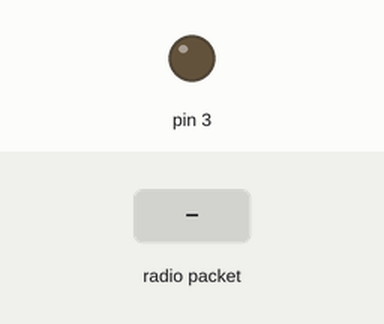
Simulated run of this sketch. Board: Arduino Uno, built with avr-gcc and run on an emulated ATmega328P. On the bench: output pins drawn as LEDs (lit = HIGH). The test bench sets the inputs (shaded band). No radio packets arrive unless stated.

Above: at 1.2 s.
1.3 s: radio packet "1" arrives
At 2.3 s:
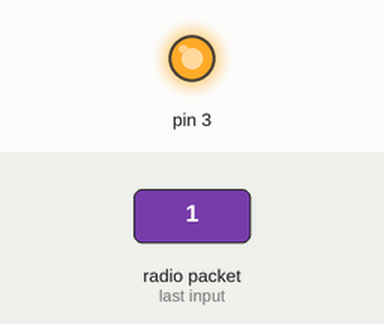
2.8 s: radio packet "0" arrives
At 3.4 s:
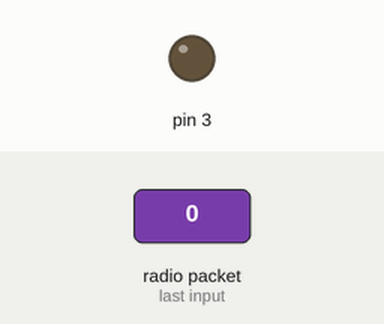
Timing chart, 0 to 5.8 s (numbered marks = the images above; inputs shaded):
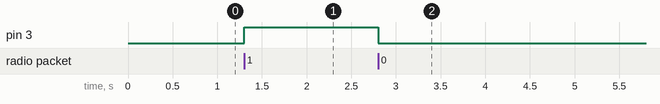

Measured:
- after the input at 1.3 s, pin 3: LOW → HIGH at once
- after the input at 2.8 s, pin 3: HIGH → LOW at once

The sketch:

receiver_outlet.ino
```cpp
#include <nRF24L01.h>
#include <RF24.h>
#include <RF24_config.h>
#include <SPI85.h>

RF24 radio(PB5,PB4);

const uint64_t myAddress = 1;

const int payload_size = 32;
char receive_payload[payload_size+1]; // +1 to allow room for a terminating NULL char

void setup(void)
{
  pinMode(PB3,OUTPUT);

  radio.begin();
  radio.setRetries(15,15);
  radio.setDataRate(RF24_250KBPS);
  radio.setChannel(120);
  radio.openReadingPipe(1,myAddress);
  radio.startListening();
}

void loop(void)
{
    if ( radio.available() )
    {
      // Dump the payloads until we've gotten everything
      bool done = false;
      while (!done)
      {
        done = radio.read( receive_payload, payload_size );

        receive_payload[payload_size] = 0;
      }

      if ( receive_payload[0] == '1' )
        digitalWrite(PB3,HIGH);
      else
        digitalWrite(PB3,LOW);
    }
}
```
